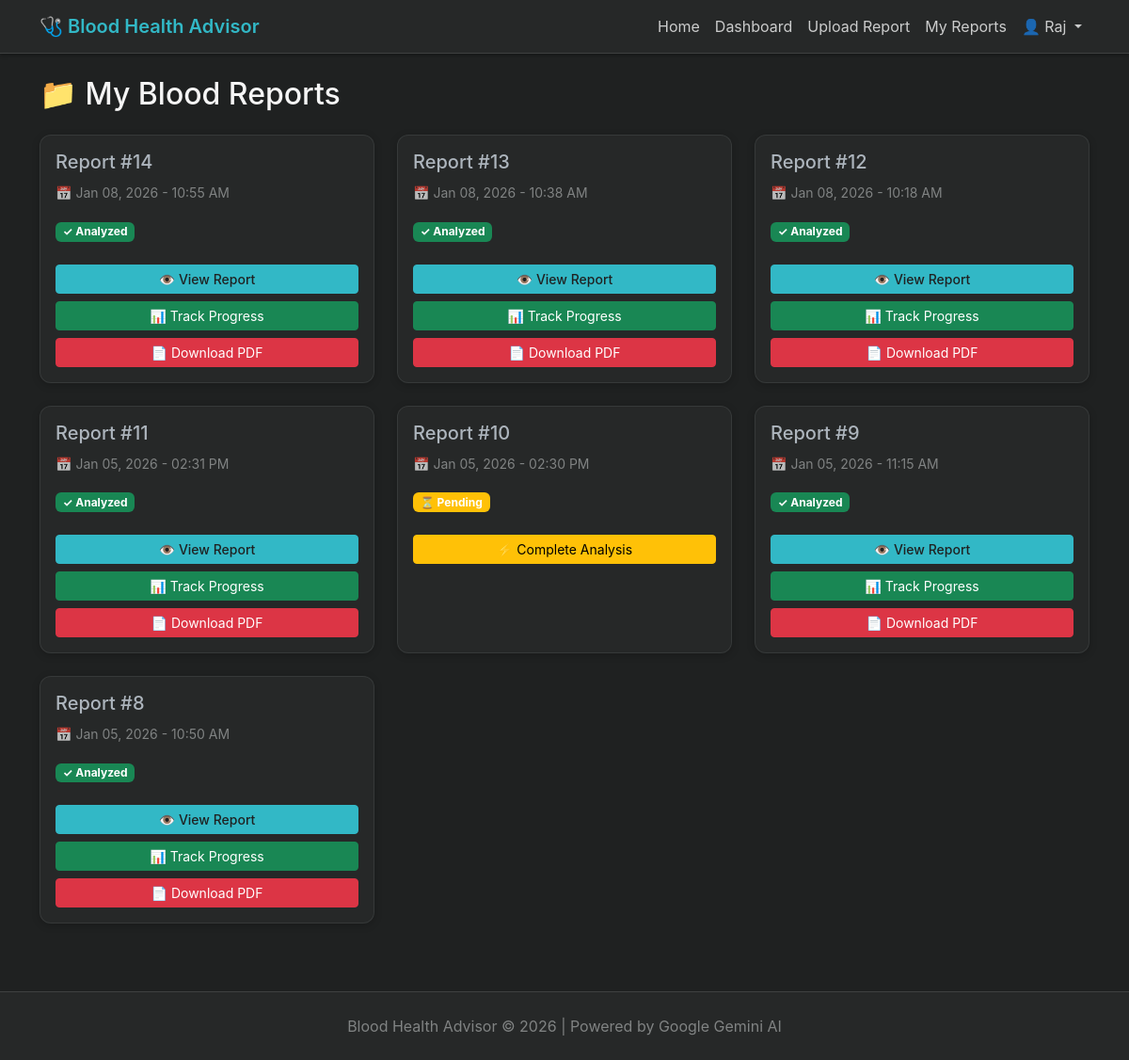
The app's page /reports/ (signed in), older data.
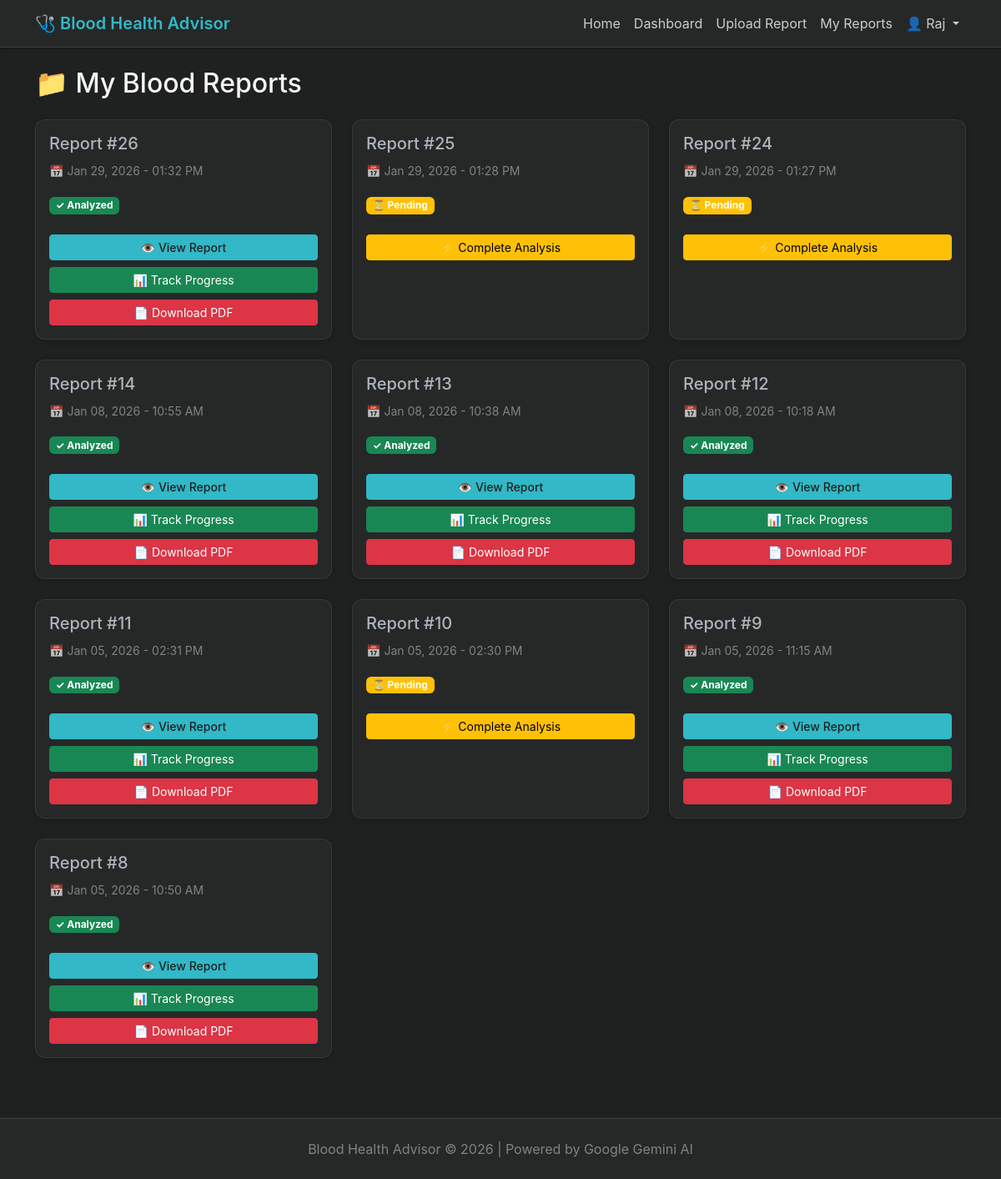
The same page, newer data.
### analyzer/models.py (models this page shows, shortened)
class BloodReport(models.Model):
    user = models.ForeignKey(User, on_delete=models.CASCADE, null=True, blank=True)
    report_file = models.FileField(upload_to='blood_reports/')
    extracted_text = models.TextField(blank=True)
    uploaded_at = models.DateTimeField(auto_now_add=True)
    class Meta:
        ordering = ['-uploaded_at']

### analyzer/views.py (the view)
# urls.py: path('reports/', views.report_list, name='report_list'),
@login_required
def report_list(request):
    reports = BloodReport.objects.filter(user=request.user).order_by('-uploaded_at')
    return render(request, 'analyzer/report_list.html', {'reports': reports})

### templates/analyzer/report_list.html (shortened to what this page needs)
{% extends 'base.html' %}
{% load custom_filters %}
{% block content %}
<div class="row">
    <div class="col-12">
        <h2 class="mb-4">📁 My Blood Reports</h2>
        {% if reports %}
            <div class="row">
                {% for report in reports %}
                    <div class="col-md-6 col-lg-4 mb-4">
                        <div class="card h-100">
                            <div class="card-body">
                                <h5 class="card-title">Report #{{ report.id }}</h5>
                                <p class="text-muted">
                                    <small>📅 {{ report.uploaded_at|date:"M d, Y - h:i A" }}</small>
                                </p>
                                {% if report.recommendation %}
                                    <span class="badge bg-success mb-2">✓ Analyzed</span>
                                {% else %}
                                    <span class="badge bg-warning mb-2">⏳ Pending</span>
                                {% endif %}
                                <div class="d-grid gap-2 mt-3">
                                    {% if report.recommendation %}
                                        <a href="{% url 'generate_recommendations' report.id %}"
                                           class="btn btn-primary btn-sm">
                                            👁️ View Report
                                        </a>
                                        <a href="{% url 'progress_tracker' report.id %}"
                                           class="btn btn-success btn-sm">
                                            📊 Track Progress
                                        </a>
                                        <a href="{% url 'download_pdf_report' report.id %}"
                                           class="btn btn-danger btn-sm">
                                            📄 Download PDF
                                        </a>
                                    {% else %}
                                        <a href="{% url 'allergy_info' report.id %}"
                                           class="btn btn-warning btn-sm">
                                            ⚡ Complete Analysis
                                        </a>
                                    {% endif %}
                                </div>
                            </div>
                        </div>
                    </div>
                {% endfor %}
            </div>
        {% else %}
            <div class="alert alert-info">
                <h5>No reports yet!</h5>
                <p>Upload your first blood report to get started.</p>
                <a href="{% url 'upload_report' %}" class="btn btn-primary">📤 Upload Report</a>
            </div>
        {% endif %}
    </div>
</div>
{% endblock %}

### templates/base.html (shortened to what this page needs)
<!DOCTYPE html>
<html lang="en" data-bs-theme="dark">
<head>
    <link href="https://cdn.jsdelivr.net/npm/bootstrap@5.3.0/dist/css/bootstrap.min.css" rel="stylesheet">
</head>
<body>
    <nav class="navbar navbar-expand-lg navbar-dark">
        <div class="container">
            <a class="navbar-brand" href="{% url 'home' %}">🩺 Blood Health Advisor</a>
            <div class="collapse navbar-collapse" id="navbarNav">
                <ul class="navbar-nav ms-auto">
                    <li class="nav-item">
                        <a class="nav-link" href="{% url 'home' %}">Home</a>
                    </li>
                    {% if user.is_authenticated %}
                        <li class="nav-item">
                            <a class="nav-link" href="{% url 'dashboard' %}">Dashboard</a>
                        </li>
                        <li class="nav-item">
                            <a class="nav-link" href="{% url 'upload_report' %}">Upload Report</a>
                        </li>
                        <li class="nav-item">
                            <a class="nav-link" href="{% url 'report_list' %}">My Reports</a>
                        </li>
                        <li class="nav-item dropdown">
                            <a class="nav-link dropdown-toggle" href="#" id="userDropdown" role="button"
                            data-bs-toggle="dropdown" aria-expanded="false">
                                👤 {{ user.username }}
                            </a>
                        </li>
                    {% endif %}
                </ul>
            </div>
        </div>
    </nav>
    <main class="container mt-4 mb-5" style="min-height: 500px;">
        {% block content %}{% endblock %}
    </main>
    <footer class="text-center py-4 mt-5">
        <p class="mb-0 text-muted">Blood Health Advisor &copy; 2026 | Powered by Google Gemini AI</p>
    </footer>
</body>
</html>

### templates/base.html (style rules this page uses)
:root { --primary-color: #32b8c6; --primary-hover: #2da6b2; --secondary-color: #777c7c; --bg-color: #1f2121; --surface-color: #262828; }
body { background-color: var(--bg-color); font-family: -apple-system, BlinkMacSystemFont, 'Segoe UI', Roboto, sans-serif; color: #f5f5f5; }
.navbar { background-color: var(--surface-color) !important; box-shadow: 0 2px 4px rgba(0,0,0,0.3); border-bottom: 1px solid rgba(119, 124, 124, 0.3); }
.navbar-brand { color: var(--primary-color) !important; font-weight: 600; }
.nav-link { color: rgba(245, 245, 245, 0.8) !important; }
.btn-primary { background-color: var(--primary-color); border-color: var(--primary-color); color: #1f2121; font-weight: 500; }
.card { border-radius: 12px; box-shadow: 0 2px 8px rgba(0,0,0,0.2); border: 1px solid rgba(119, 124, 124, 0.2); background-color: var(--surface-color); }
footer { background-color: var(--surface-color) !important; border-top: 1px solid rgba(119, 124, 124, 0.3); color: rgba(167, 169, 169, 0.7); }
.text-muted { color: rgba(167, 169, 169, 0.7) !important; }

Row changes from the older to the newer data that the page shows:
added BloodReport: id "26", uploaded_at "Jan 29, 2026 - 01:32 PM", shows "✓ Analyzed", shows "👁️ View Report"
added BloodReport: id "25", uploaded_at "Jan 29, 2026 - 01:28 PM", shows "⏳ Pending", shows "⚡ Complete Analysis"
added BloodReport: id "24", uploaded_at "Jan 29, 2026 - 01:27 PM", shows "⏳ Pending", shows "⚡ Complete Analysis"
